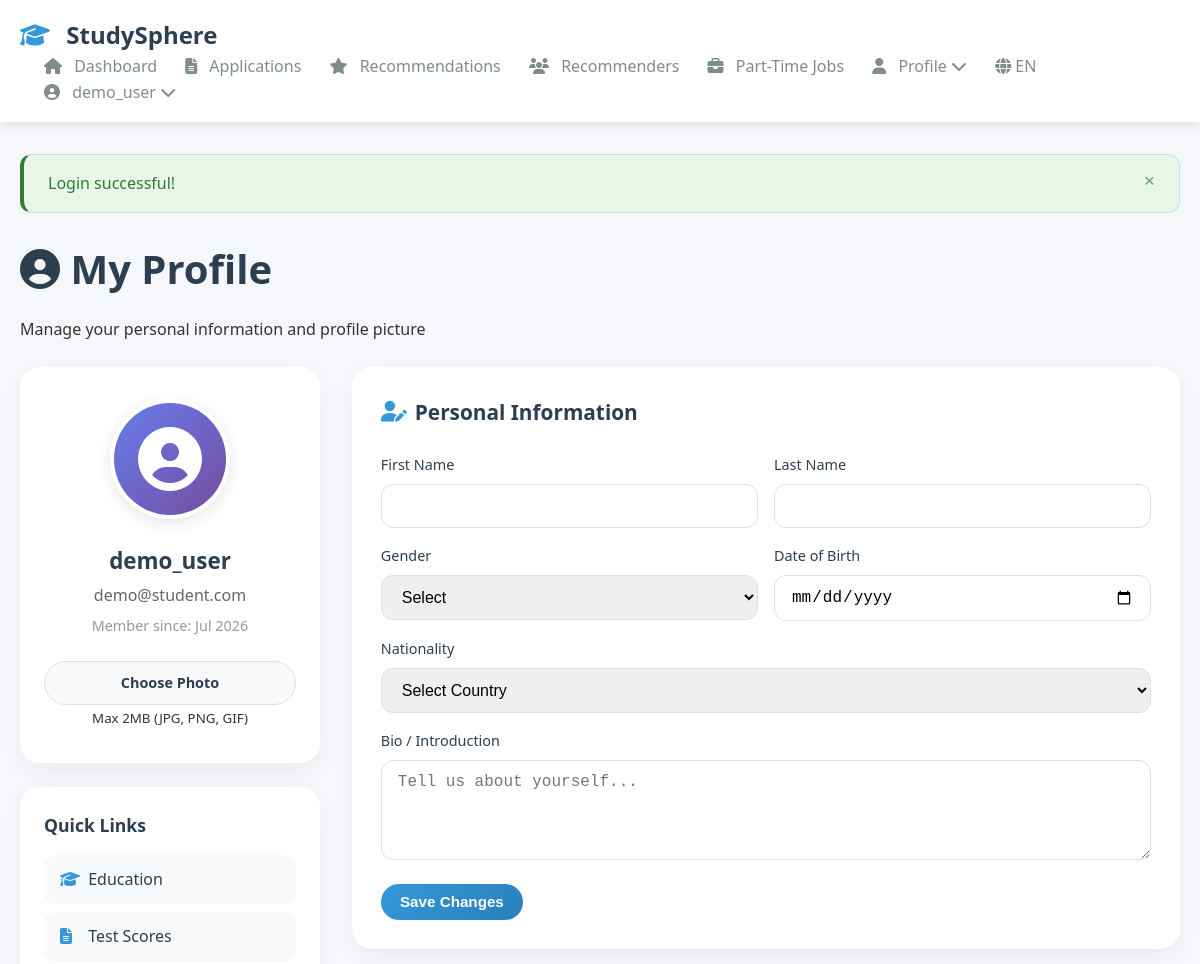
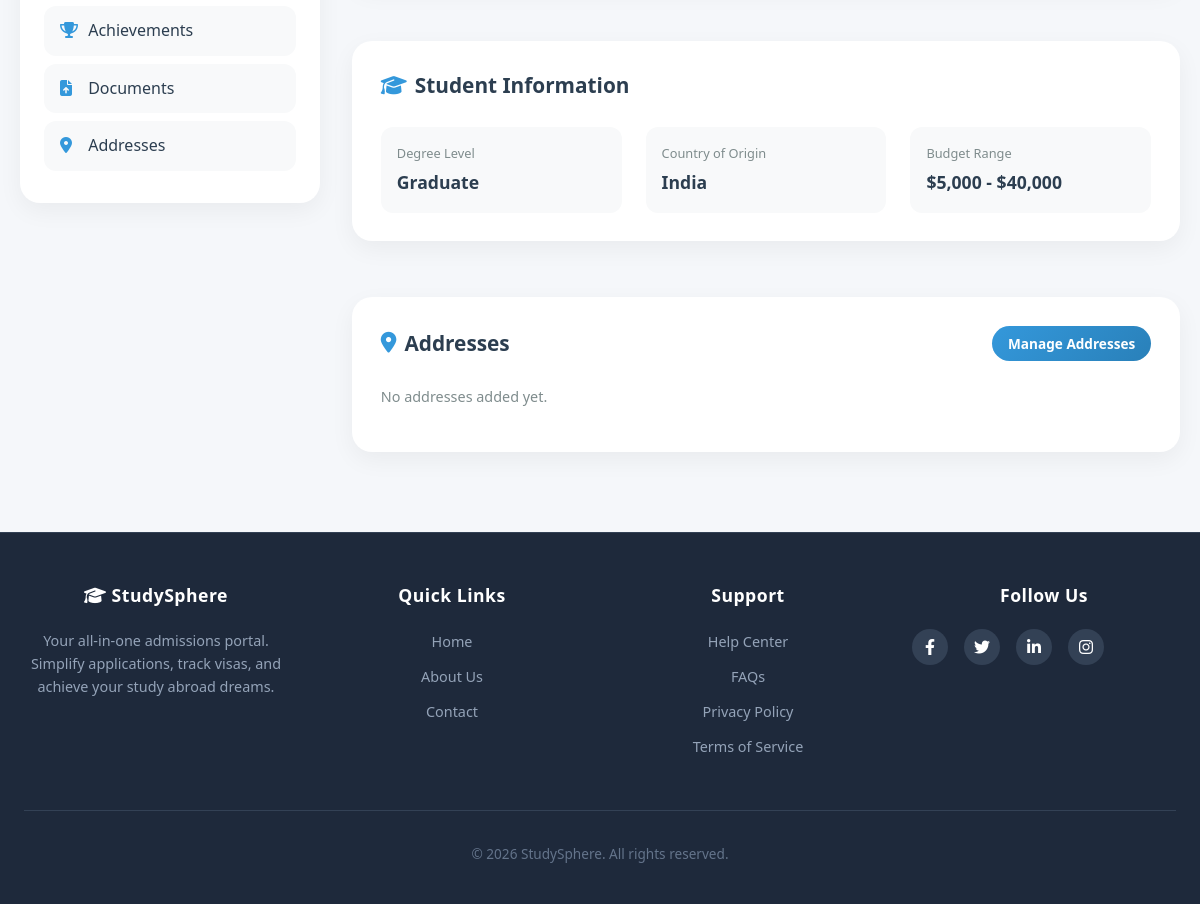
/public/student/profile.php (signed in), run on the app's committed database (2 pictures, top to bottom).
### tables this page shows
CREATE TABLE users (
  user_id INT UNSIGNED NOT NULL AUTO_INCREMENT PRIMARY KEY,
  username VARCHAR(50) NOT NULL UNIQUE,
  email VARCHAR(255) NOT NULL UNIQUE,
  password_hash VARCHAR(255) NOT NULL,
  default_role_id INT UNSIGNED NOT NULL DEFAULT 1,
  is_verified TINYINT(1) NOT NULL DEFAULT 0,
  is_disabled TINYINT(1) NOT NULL DEFAULT 0,
  preferred_language VARCHAR(10) DEFAULT 'en',
  last_login_at DATETIME NULL,
  created_at DATETIME NOT NULL DEFAULT CURRENT_TIMESTAMP,
  updated_at DATETIME NOT NULL DEFAULT CURRENT_TIMESTAMP ON UPDATE CURRENT_TIMESTAMP,
  deleted_at DATETIME NULL,
  FOREIGN KEY (default_role_id) REFERENCES roles(role_id) ON DELETE RESTRICT,
  KEY idx_users_email (email),
  KEY idx_users_username (username)
);

CREATE TABLE degree_levels (
  degree_level_id INT UNSIGNED NOT NULL AUTO_INCREMENT PRIMARY KEY,
  code VARCHAR(20) NOT NULL UNIQUE,
  name VARCHAR(120) NOT NULL,
  created_at DATETIME NOT NULL DEFAULT CURRENT_TIMESTAMP
);

CREATE TABLE countries (
  iso2 CHAR(2) NOT NULL PRIMARY KEY,
  iso3 CHAR(3) NULL,
  name VARCHAR(255) NOT NULL,
  region VARCHAR(100) NULL,
  flag_url VARCHAR(1024) NULL,
  phone_code VARCHAR(16) NULL,
  created_at DATETIME NOT NULL DEFAULT CURRENT_TIMESTAMP,
  KEY idx_countries_name (name)
);

CREATE TABLE students (
  student_id INT UNSIGNED NOT NULL AUTO_INCREMENT PRIMARY KEY,
  user_id INT UNSIGNED NOT NULL UNIQUE,
  degree_level_id INT UNSIGNED NOT NULL,
  country_from CHAR(2) NULL,
  budget_min DECIMAL(12,2) NULL,
  budget_max DECIMAL(12,2) NULL,
  subject_area_id INT UNSIGNED NULL,
  part_time_needed TINYINT(1) DEFAULT 0,
  scholarship_needed TINYINT(1) DEFAULT 0,
  preferred_job_type VARCHAR(255) NULL,
  created_at DATETIME NOT NULL DEFAULT CURRENT_TIMESTAMP,
  updated_at DATETIME NOT NULL DEFAULT CURRENT_TIMESTAMP ON UPDATE CURRENT_TIMESTAMP,
  created_by INT UNSIGNED NULL,
  updated_by INT UNSIGNED NULL,
  FOREIGN KEY (user_id) REFERENCES users(user_id) ON DELETE CASCADE,
  FOREIGN KEY (degree_level_id) REFERENCES degree_levels(degree_level_id) ON DELETE RESTRICT,
  FOREIGN KEY (country_from) REFERENCES countries(iso2) ON DELETE SET NULL,
  FOREIGN KEY (subject_area_id) REFERENCES subjects(subject_id) ON DELETE SET NULL,
  FOREIGN KEY (created_by) REFERENCES users(user_id) ON DELETE SET NULL,
  FOREIGN KEY (updated_by) REFERENCES users(user_id) ON DELETE SET NULL,
  KEY idx_students_user (user_id),
  KEY idx_students_degree (degree_level_id),
  KEY idx_students_subject (subject_area_id)
);

### public/student/profile.php (the view, shortened to what the rows shown need)
<?php
require_once '../../app/includes/init.php';
require_once '../../app/templates/header.php';
$auth = new Auth();
$user = $auth->getCurrentUser();
$student_id = $auth->getStudentId();
$db = new Database();
$profile = $db->fetchOne("SELECT * FROM user_profiles WHERE user_id = ?", [$user['user_id']]);
$student = $db->fetchOne("SELECT * FROM students WHERE user_id = ?", [$user['user_id']]);
$display_name = ($profile && !empty($profile['first_name'])) ? $profile['first_name'] . ' ' . $profile['last_name'] : $user['username'];
?>
<div class="page-header">
    <h1><i class="fas fa-user-circle"></i> My Profile</h1>
</div>
<div class="profile-modern">
    <div class="profile-sidebar-modern">
        <div class="avatar-card">
            <div class="avatar-container">
                <?php if ($profile && !empty($profile['profile_photo_url'])): ?>
                    <img src="<?php echo $profile['profile_photo_url']; ?>" alt="Profile Photo" class="avatar-image">
                <?php else: ?>
                    <div class="avatar-placeholder">
                    </div>
                <?php endif; ?>
            </div>
            <h3><?php echo htmlspecialchars($display_name); ?></h3>
            <p class="user-email"><?php echo $user['email']; ?></p>
            <p class="member-since">Member since: <?php echo Helpers::formatDate($user['created_at'], 'M Y'); ?></p>
            <div class="photo-upload">
                <form method="POST" enctype="multipart/form-data">
                </form>
                <small>Max 2MB (JPG, PNG, GIF)</small>
            </div>
        </div>
    </div>
    <div class="profile-main">
        <?php if ($student): ?>
        <div class="card modern-card">
            <div class="info-grid">
                <div class="info-item">
                    <span class="info-label">Degree Level</span>
                    <span class="info-value">
                        <?php
                        $degree = $db->fetchOne("SELECT name FROM degree_levels WHERE degree_level_id = ?", [$student['degree_level_id']]);
                        echo $degree ? $degree['name'] : 'Not set';
                        ?>
                    </span>
                </div>
                <div class="info-item">
                    <span class="info-label">Country of Origin</span>
                    <span class="info-value">
                        <?php
                        if ($student['country_from']) {
                            $country = $db->fetchOne("SELECT name FROM countries WHERE iso2 = ?", [$student['country_from']]);
                            echo $country ? $country['name'] : $student['country_from'];
                        } else {
                            echo 'Not set';
                        }
                        ?>
                    </span>
                </div>
                <div class="info-item">
                    <span class="info-label">Budget Range</span>
                    <span class="info-value">
                        <?php
                        if ($student['budget_min'] || $student['budget_max']) {
                            echo '$' . number_format($student['budget_min'] ?: 0) . ' - $' . number_format($student['budget_max'] ?: 0);
                        } else {
                            echo 'Not set';
                        }
                        ?>
                    </span>
                </div>
            </div>
        </div>
        <?php endif; ?>
    </div>
</div>
<?php require_once '../../app/templates/footer.php'; ?>

### app/templates/header.php (shortened to what the rows shown need)
<?php
$current_user = isset($_SESSION['user_id']) ? (new Auth())->getCurrentUser() : null;
?>
<!DOCTYPE html>
<html lang="en">
<head>
    <link rel="stylesheet" href="/studysphere/public/assets/css/main.css">
    <link rel="stylesheet" href="https://cdnjs.cloudflare.com/ajax/libs/font-awesome/6.4.0/css/all.min.css">
</head>
<body>
    <nav class="navbar">
        <div class="container">
            <div class="nav-menu" id="navMenu">
                <?php if (isset($_SESSION['user_id'])): ?>
                    <?php if ($_SESSION['role'] == 'student'): ?>
                        <a href="/studysphere/public/student/dashboard.php" class="nav-link">
                            <i class="fas fa-home"></i> <span class="nav-text">Dashboard</span>
                        </a>
                        <a href="/studysphere/public/student/applications.php" class="nav-link">
                            <i class="fas fa-file-alt"></i> <span class="nav-text">Applications</span>
                        </a>
                        <a href="/studysphere/public/student/program_recommendations.php" class="nav-link">
                            <i class="fas fa-star"></i> <span class="nav-text">Recommendations</span>
                        </a>
                        <a href="/studysphere/public/student/recommenders.php" class="nav-link">
                        <i class="fas fa-users"></i> <span class="nav-text">Recommenders</span>
                        </a>
                        <a href="/studysphere/public/student/jobs.php" class="nav-link">
                        <i class="fas fa-briefcase"></i> <span class="nav-text">Part-Time Jobs</span>
                        </a>
                        <div class="nav-dropdown">
                        <a href="#" class="nav-link dropdown-toggle">
                            <i class="fas fa-user"></i> <span class="nav-text">Profile</span> <i class="fas fa-chevron-down"></i>
                        </a>
                    </div>
                    <?php endif; ?>
                    <div class="nav-dropdown lang-switcher">
    <a href="#" class="nav-link dropdown-toggle">
        <i class="fas fa-globe"></i> <?= strtoupper(Lang::getInstance()->getCurrentLang()) ?>
    </a>
</div>
                    <div class="nav-dropdown user-dropdown">
                        <a href="#" class="nav-link dropdown-toggle">
                            <i class="fas fa-user-circle"></i>
                            <span class="nav-text">
                                <?php
                                if ($current_user && !empty($current_user['first_name'])) {
                                    echo htmlspecialchars($current_user['first_name']);
                                } else {
                                    echo htmlspecialchars($_SESSION['username']);
                                }
                                ?>
                            </span>
                            <i class="fas fa-chevron-down"></i>
                        </a>
                    </div>
<?php endif; ?>
            </div>
        </div>
    </nav>
    <div class="container">

### data on the page
users: preferred_language "EN", username "demo_user", email "demo@student.com", created_at "Jul 2026"
degree_levels: name "Graduate"
countries: name "India"
students: budget_min "5,000", budget_max "40,000"

### other printed values
$_SESSION['username'] "demo_user"
$flash['message'] "Login successful!"
